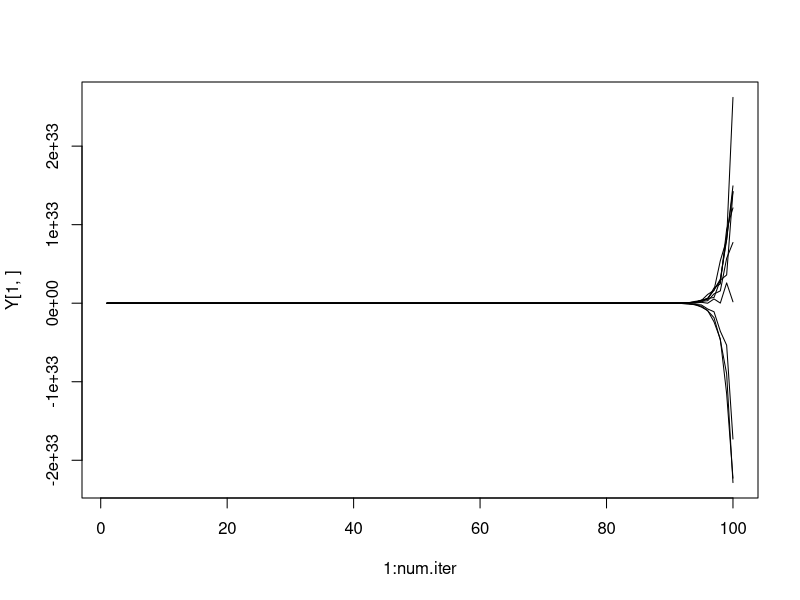

This figure's R source:

# "Basic model" for static conditions, p.196-7
# All coefficients and scaling factors fixed over entire simulation.

# number of agents
n <- 10

# number of exogenous variables
k <- 5

# how long to run simulation
num.iter <- 100


# constant matrix of coefficient of effects of agents on each other
W <- matrix(runif(n*n,min=-1,max=1),nrow=n)


# Let's make each column sum to 1 for "proportionate impact of influential
# opinions on individuals' opinions."
#for (i in 1:n) {
#    W[,i] <- W[,i] / sum(W[,i])
#}

# Make W symmetric for real eigenvals
W[lower.tri(W)] <- t(W)[lower.tri(W)]

# constant matrix of exogenous scores
X <- matrix(runif(n*k,min=-1,max=1),nrow=n)

# constant matrix of exogenous coefficients
B <- runif(k*1,min=-1,max=1)

# scaling factors (constant over time)
alpha <- runif(1)
beta <- 1 - alpha

# initial condition
Y.init <- X %*% B

Y <- matrix(0,nrow=n,ncol=num.iter)
Y[,1] <- Y.init


for (i in 2:num.iter) {
    Y[,i] <- alpha * W %*% Y[,i-1] + X %*% B
}

plot(1:num.iter,Y[1,],type="n",ylim=c(min(Y),max(Y)))
for (i in 1:n) {
    lines(1:num.iter,Y[i,],type="l")
}


# Verifying p.197 (6)  ???
Y.inf <- solve(diag(n) - alpha * W) %*% (beta * Y.init)
# compare to Y[,num.iter]. But totally different.
